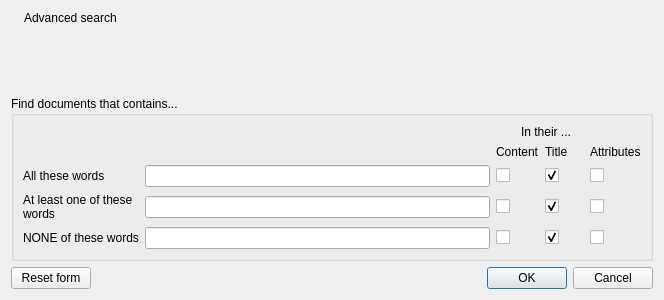
<?xml version="1.0" encoding="UTF-8"?>
<ui version="4.0">
 <class>AdvanceSearch</class>
 <widget class="QDialog" name="AdvanceSearch">
  <property name="geometry">
   <rect>
    <x>0</x>
    <y>0</y>
    <width>664</width>
    <height>300</height>
   </rect>
  </property>
  <property name="windowTitle">
   <string>Dialog</string>
  </property>
  <layout class="QVBoxLayout" name="verticalLayout_2">
   <item>
    <layout class="QHBoxLayout" name="horizontalLayout">
     <item>
      <widget class="QLabel" name="label_2">
       <property name="text">
        <string/>
       </property>
       <property name="pixmap">
        <pixmap resource="gui.qrc">:/index</pixmap>
       </property>
      </widget>
     </item>
     <item>
      <widget class="QLabel" name="label">
       <property name="text">
        <string>Advanced search</string>
       </property>
       <property name="alignment">
        <set>Qt::AlignLeading|Qt::AlignLeft|Qt::AlignTop</set>
       </property>
       <property name="wordWrap">
        <bool>true</bool>
       </property>
      </widget>
     </item>
     <item>
      <spacer name="horizontalSpacer">
       <property name="orientation">
        <enum>Qt::Horizontal</enum>
       </property>
       <property name="sizeHint" stdset="0">
        <size>
         <width>40</width>
         <height>20</height>
        </size>
       </property>
      </spacer>
     </item>
    </layout>
   </item>
   <item>
    <widget class="QGroupBox" name="groupBox">
     <property name="title">
      <string>Find documents that contains...</string>
     </property>
     <layout class="QVBoxLayout" name="verticalLayout">
      <item>
       <layout class="QGridLayout" name="gridLayout">
        <item row="0" column="3" colspan="3">
         <widget class="QLabel" name="label_7">
          <property name="text">
           <string>In their ...</string>
          </property>
         </widget>
        </item>
        <item row="1" column="2" colspan="2">
         <widget class="QLabel" name="label_8">
          <property name="text">
           <string>Content</string>
          </property>
         </widget>
        </item>
        <item row="1" column="4">
         <widget class="QLabel" name="label_9">
          <property name="text">
           <string>Title     </string>
          </property>
         </widget>
        </item>
        <item row="1" column="5" colspan="2">
         <widget class="QLabel" name="label_10">
          <property name="text">
           <string>Attributes</string>
          </property>
         </widget>
        </item>
        <item row="2" column="0">
         <widget class="QLabel" name="label_3">
          <property name="text">
           <string>All these words</string>
          </property>
         </widget>
        </item>
        <item row="2" column="1">
         <widget class="QLineEdit" name="allWords"/>
        </item>
        <item row="2" column="2">
         <widget class="QCheckBox" name="allWordContent">
          <property name="text">
           <string/>
          </property>
          <property name="checked">
           <bool>false</bool>
          </property>
         </widget>
        </item>
        <item row="2" column="4">
         <widget class="QCheckBox" name="allWordTitle">
          <property name="text">
           <string/>
          </property>
          <property name="checked">
           <bool>true</bool>
          </property>
         </widget>
        </item>
        <item row="3" column="0">
         <widget class="QLabel" name="label_6">
          <property name="text">
           <string>At least one of these words</string>
          </property>
          <property name="scaledContents">
           <bool>true</bool>
          </property>
          <property name="wordWrap">
           <bool>true</bool>
          </property>
         </widget>
        </item>
        <item row="3" column="1">
         <widget class="QLineEdit" name="oneWord"/>
        </item>
        <item row="3" column="2">
         <widget class="QCheckBox" name="oneWordContent">
          <property name="text">
           <string/>
          </property>
         </widget>
        </item>
        <item row="3" column="4">
         <widget class="QCheckBox" name="oneWordTitle">
          <property name="text">
           <string/>
          </property>
          <property name="checked">
           <bool>true</bool>
          </property>
         </widget>
        </item>
        <item row="4" column="0">
         <widget class="QLabel" name="label_4">
          <property name="text">
           <string>NONE of these words</string>
          </property>
         </widget>
        </item>
        <item row="4" column="1">
         <widget class="QLineEdit" name="noneWord"/>
        </item>
        <item row="4" column="2">
         <widget class="QCheckBox" name="noneWordContent">
          <property name="text">
           <string/>
          </property>
         </widget>
        </item>
        <item row="4" column="4">
         <widget class="QCheckBox" name="noneWordTitle">
          <property name="text">
           <string/>
          </property>
          <property name="checked">
           <bool>true</bool>
          </property>
         </widget>
        </item>
        <item row="2" column="5">
         <widget class="QCheckBox" name="allWordAttr">
          <property name="text">
           <string/>
          </property>
         </widget>
        </item>
        <item row="3" column="5">
         <widget class="QCheckBox" name="oneWordAttr">
          <property name="text">
           <string/>
          </property>
         </widget>
        </item>
        <item row="4" column="5">
         <widget class="QCheckBox" name="noneWordAttr">
          <property name="text">
           <string/>
          </property>
         </widget>
        </item>
       </layout>
      </item>
     </layout>
    </widget>
   </item>
   <item>
    <layout class="QHBoxLayout" name="horizontalLayout_2">
     <item>
      <widget class="QPushButton" name="resetForm">
       <property name="text">
        <string>Reset form</string>
       </property>
      </widget>
     </item>
     <item>
      <spacer name="horizontalSpacer_2">
       <property name="orientation">
        <enum>Qt::Horizontal</enum>
       </property>
       <property name="sizeHint" stdset="0">
        <size>
         <width>40</width>
         <height>20</height>
        </size>
       </property>
      </spacer>
     </item>
     <item>
      <widget class="QDialogButtonBox" name="buttonBox">
       <property name="orientation">
        <enum>Qt::Horizontal</enum>
       </property>
       <property name="standardButtons">
        <set>QDialogButtonBox::Cancel|QDialogButtonBox::Ok</set>
       </property>
      </widget>
     </item>
    </layout>
   </item>
  </layout>
 </widget>
 <resources>
  <include location="gui.qrc"/>
 </resources>
 <connections>
  <connection>
   <sender>buttonBox</sender>
   <signal>accepted()</signal>
   <receiver>AdvanceSearch</receiver>
   <slot>accept()</slot>
   <hints>
    <hint type="sourcelabel">
     <x>248</x>
     <y>254</y>
    </hint>
    <hint type="destinationlabel">
     <x>157</x>
     <y>274</y>
    </hint>
   </hints>
  </connection>
  <connection>
   <sender>buttonBox</sender>
   <signal>rejected()</signal>
   <receiver>AdvanceSearch</receiver>
   <slot>reject()</slot>
   <hints>
    <hint type="sourcelabel">
     <x>316</x>
     <y>260</y>
    </hint>
    <hint type="destinationlabel">
     <x>286</x>
     <y>274</y>
    </hint>
   </hints>
  </connection>
 </connections>
</ui>
